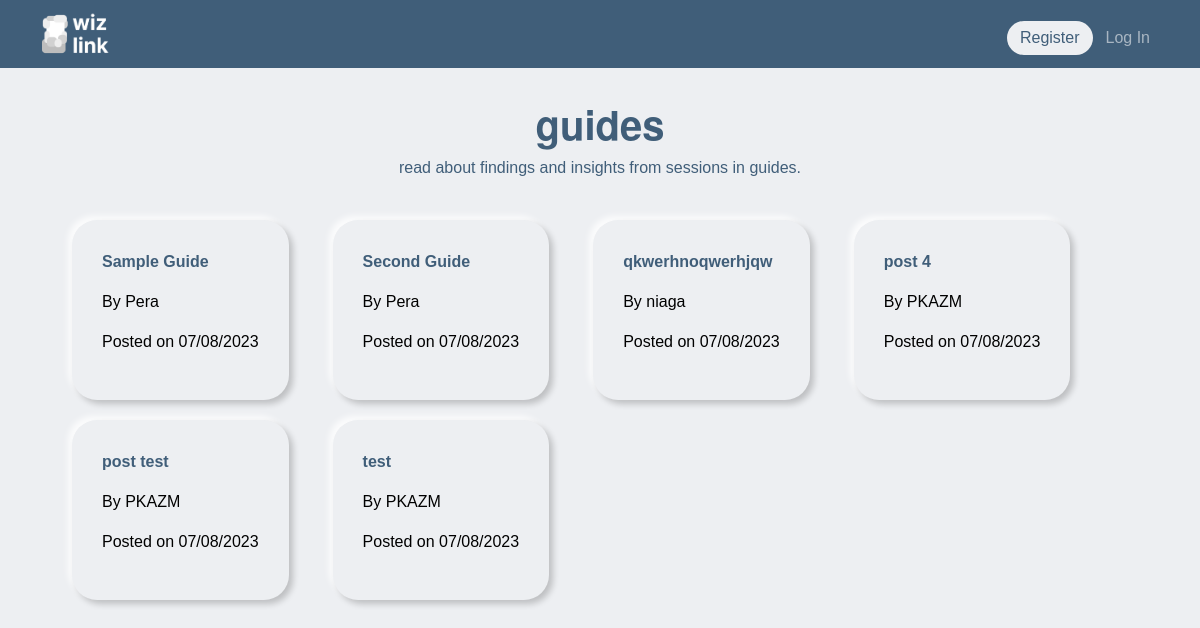
Page /guides on the earlier database version.
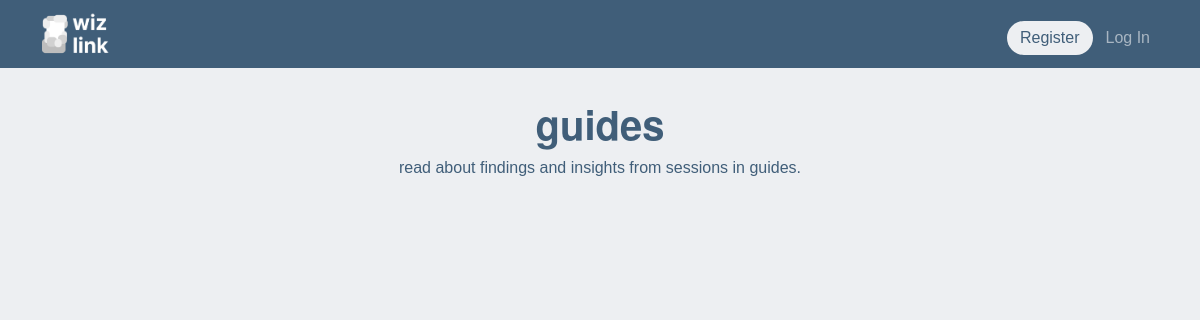
Same page on the later database version.
### tables this page shows
CREATE TABLE posts (
    post_id INTEGER PRIMARY KEY,
    user_id INTEGER,
    time TEXT,
    author TEXT,
    title TEXT,
    content TEXT
);

### app.py (the view)
@app.route("/guides")
def guides():
    posts_list = db.execute("SELECT * FROM posts ORDER BY time DESC")
    num_of_rows = len(posts_list)
    return render_template('guides.html', guides = posts_list, num_of_rows=num_of_rows)

### app.py (called while the page is built)
@app.after_request
def after_request(response):
    response.headers["Cache-Control"] = "no-cache, no-store, must-revalidate"
    response.headers["Expires"] = 0
    response.headers["Pragma"] = "no-cache"
    return response

### templates/guides.html (shortened to what this page needs)
{% extends "layout.html" %}
{% block main %}
<div class="header">
    <h1>
        <b>guides</b>
    </h1>
    <p>read about findings and insights from sessions in guides.</p>
</div>
<div class="container">
    <div style="margin-top:30px">
        <div class="row">
            {% for i in range(num_of_rows) %}
                <a href="/post/{{guides[i].post_id}}" style="width: fit-content; text-decoration:none; color: black;">
                    <div class="guides box_s" style="margin: 10px;">
                        <p class="header" style="font-weight: 800; text-align: left;">{{ guides[i].title }}</p>
                        <p>By {{ guides[i].author }}</p>
                        <p>Posted on {{ guides[i].time }}</p>
                    </div>
                </a>
            {% endfor %}
        </div>
    </div>
</div>
{% endblock %}

Differences in the rows shown:
removed posts: title "Sample Guide", author "Pera", time "07/08/2023"
removed posts: title "Second Guide", author "Pera", time "07/08/2023"
removed posts: title "qkwerhnoqwerhjqw", author "niaga", time "07/08/2023"
removed posts: title "post 4", author "PKAZM", time "07/08/2023"
removed posts: title "post test", author "PKAZM", time "07/08/2023"
removed posts: title "test", author "PKAZM", time "07/08/2023"
Other differences:
list line gone: "By Posted on"
